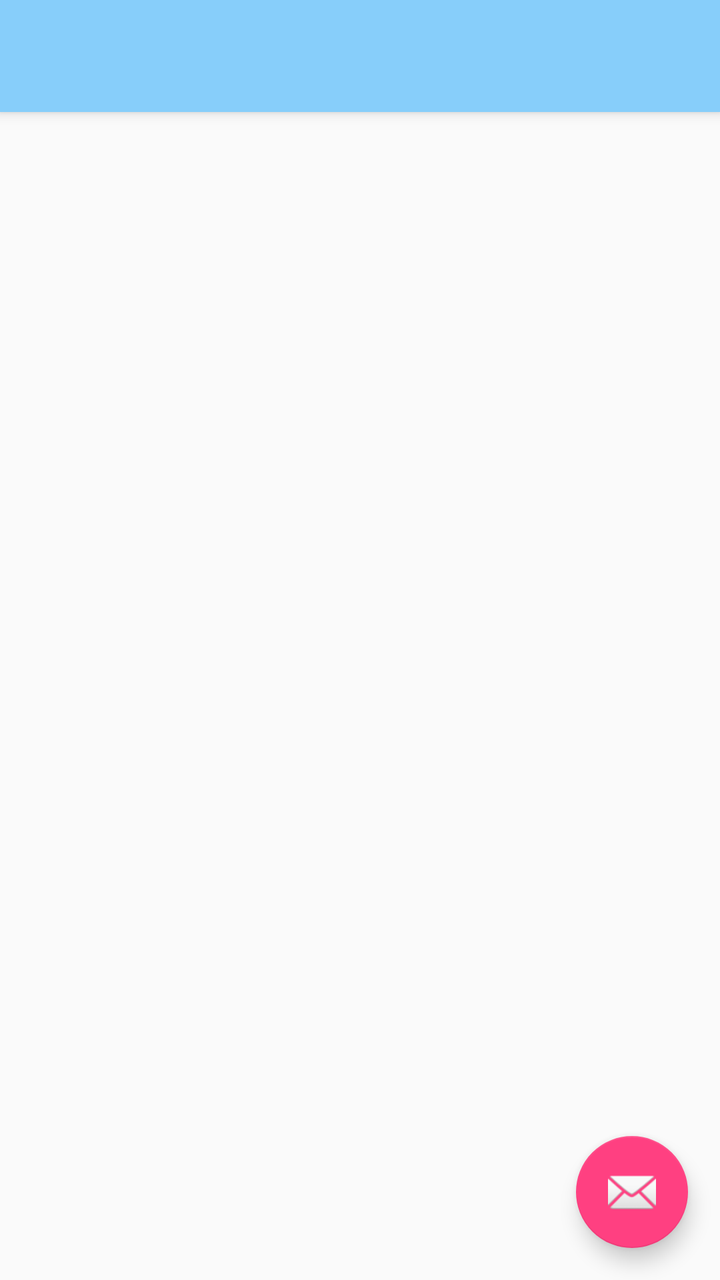
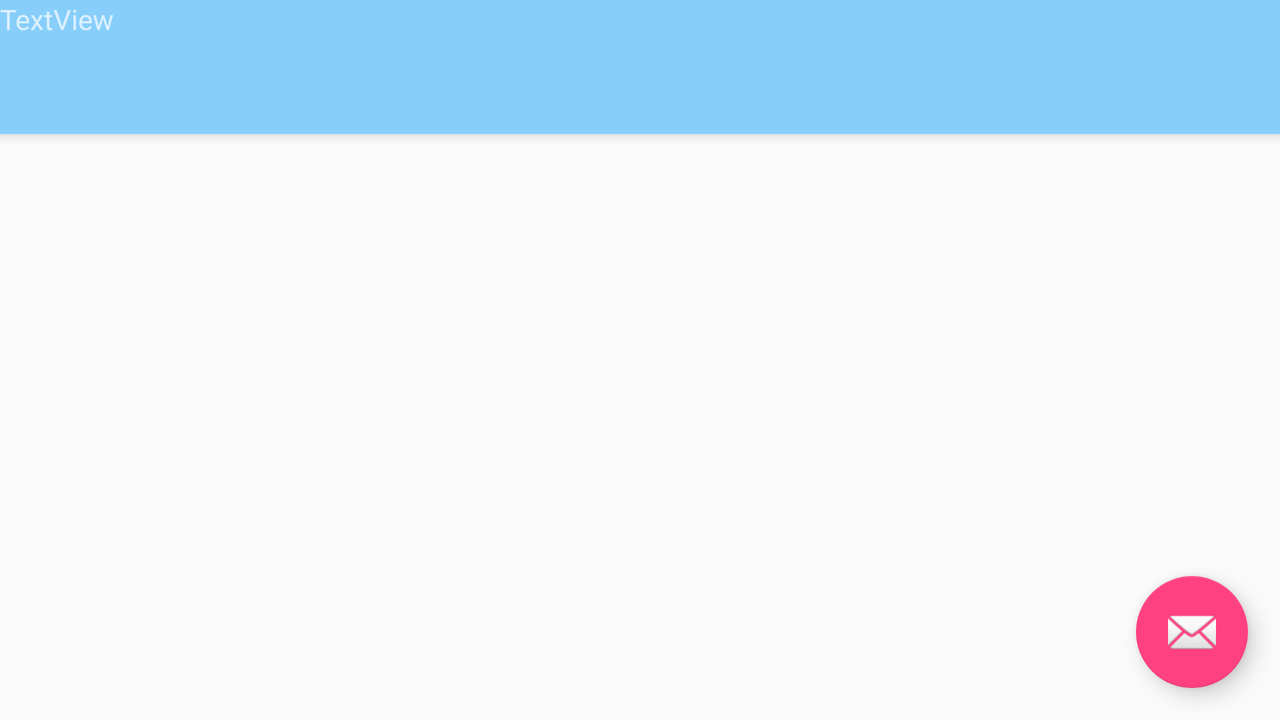

Two renders of one Android screen. The first uses the default layout on a phone; the second uses the alternative layout the repository ships for a different screen configuration, on a matching device. The two XML files are below.
<!-- AndroidManifest.xml: application theme AppTheme -->
<!-- res/layout/activity_user_journal.xml -->
<?xml version="1.0" encoding="utf-8"?>
<android.support.design.widget.CoordinatorLayout xmlns:android="http://schemas.android.com/apk/res/android"
    xmlns:app="http://schemas.android.com/apk/res-auto"
    xmlns:tools="http://schemas.android.com/tools"
    android:layout_width="match_parent"
    android:layout_height="match_parent"
    android:fitsSystemWindows="true"
    tools:context="com.smeargles.moody.user_journal">

    <android.support.design.widget.AppBarLayout
        android:layout_width="match_parent"
        android:layout_height="wrap_content"
        android:theme="@style/AppTheme.AppBarOverlay">

        <android.support.v7.widget.Toolbar
            android:id="@+id/toolbar"
            android:layout_width="match_parent"
            android:layout_height="?attr/actionBarSize"
            android:background="?attr/colorPrimary"
            app:popupTheme="@style/AppTheme.PopupOverlay" />

    </android.support.design.widget.AppBarLayout>

    <include layout="@layout/content_user_journal" />

    <android.support.design.widget.FloatingActionButton
        android:id="@+id/fab"
        android:layout_width="wrap_content"
        android:layout_height="wrap_content"
        android:layout_gravity="bottom|end"
        android:layout_margin="@dimen/fab_margin"
        app:srcCompat="@android:drawable/ic_dialog_email" />

</android.support.design.widget.CoordinatorLayout>
<!-- res/layout/content_user_journal.xml (included above) -->
<?xml version="1.0" encoding="utf-8"?>
<RelativeLayout xmlns:android="http://schemas.android.com/apk/res/android"
    xmlns:app="http://schemas.android.com/apk/res-auto"
    xmlns:tools="http://schemas.android.com/tools"
    android:id="@+id/content_user_journal"
    android:layout_width="match_parent"
    android:layout_height="match_parent"
    android:paddingBottom="@dimen/activity_vertical_margin"
    android:paddingLeft="@dimen/activity_horizontal_margin"
    android:paddingRight="@dimen/activity_horizontal_margin"
    android:paddingTop="@dimen/activity_vertical_margin"
    app:layout_behavior="@string/appbar_scrolling_view_behavior"
    tools:context="com.smeargles.moody.user_journal"
    tools:showIn="@layout/activity_user_journal">

</RelativeLayout>
<!-- resources referenced by this layout -->
<resources>
  <dimen name="activity_horizontal_margin">16dp</dimen>
  <dimen name="activity_vertical_margin">16dp</dimen>
  <dimen name="fab_margin">16dp</dimen>
  <style name="AppTheme.AppBarOverlay" parent="ThemeOverlay.AppCompat.Dark.ActionBar" />
  <style name="AppTheme.PopupOverlay" parent="ThemeOverlay.AppCompat.Light" />
  <style name="AppTheme" parent="Theme.AppCompat.Light.DarkActionBar">
          
          <item name="colorPrimary">@color/colorPrimary</item>
          <item name="colorPrimaryDark">@color/colorPrimaryDark</item>
          <item name="colorAccent">@color/colorAccent</item>
      </style>
  <color name="colorPrimary">#87cefa</color>
  <color name="colorPrimaryDark">#6295b5</color>
  <color name="colorAccent">#FF4081</color>
</resources>
<!-- res/layout-land/activity_user_journal.xml (the author's variant of the layout above) -->
<!-- drawn on the phone turned sideways -->
<?xml version="1.0" encoding="utf-8"?>
<android.support.design.widget.CoordinatorLayout
    xmlns:android="http://schemas.android.com/apk/res/android"
    xmlns:app="http://schemas.android.com/apk/res-auto"
    xmlns:tools="http://schemas.android.com/tools"
    android:layout_width="match_parent"
    android:layout_height="match_parent"
    android:fitsSystemWindows="true"
    tools:context="com.smeargles.moody.user_journal">

    <android.support.design.widget.AppBarLayout
        android:layout_width="match_parent"
        android:layout_height="wrap_content"
        android:theme="@style/AppTheme.AppBarOverlay">

        <TextView
            android:text="TextView"
            android:layout_width="wrap_content"
            android:layout_height="wrap_content"
            android:id="@+id/textView3"
            android:layout_weight="1" />

        <android.support.v7.widget.Toolbar
            android:id="@+id/toolbar"
            android:layout_width="match_parent"
            android:layout_height="?attr/actionBarSize"
            android:background="?attr/colorPrimary"
            app:popupTheme="@style/AppTheme.PopupOverlay" />

    </android.support.design.widget.AppBarLayout>

    <include layout="@layout/content_user_journal"
        android:layout_height="464dp" />

    <android.support.design.widget.FloatingActionButton
        android:id="@+id/fab"
        android:layout_width="wrap_content"
        android:layout_height="wrap_content"
        android:layout_gravity="bottom|end"
        android:layout_margin="@dimen/fab_margin"
        app:srcCompat="@android:drawable/ic_dialog_email" />

</android.support.design.widget.CoordinatorLayout>
<!-- res/layout/activity_user_journal.xml (included above) -->
<?xml version="1.0" encoding="utf-8"?>
<android.support.design.widget.CoordinatorLayout xmlns:android="http://schemas.android.com/apk/res/android"
    xmlns:app="http://schemas.android.com/apk/res-auto"
    xmlns:tools="http://schemas.android.com/tools"
    android:layout_width="match_parent"
    android:layout_height="match_parent"
    android:fitsSystemWindows="true"
    tools:context="com.smeargles.moody.user_journal">

    <android.support.design.widget.AppBarLayout
        android:layout_width="match_parent"
        android:layout_height="wrap_content"
        android:theme="@style/AppTheme.AppBarOverlay">

        <android.support.v7.widget.Toolbar
            android:id="@+id/toolbar"
            android:layout_width="match_parent"
            android:layout_height="?attr/actionBarSize"
            android:background="?attr/colorPrimary"
            app:popupTheme="@style/AppTheme.PopupOverlay" />

    </android.support.design.widget.AppBarLayout>

    <include layout="@layout/content_user_journal" />

    <android.support.design.widget.FloatingActionButton
        android:id="@+id/fab"
        android:layout_width="wrap_content"
        android:layout_height="wrap_content"
        android:layout_gravity="bottom|end"
        android:layout_margin="@dimen/fab_margin"
        app:srcCompat="@android:drawable/ic_dialog_email" />

</android.support.design.widget.CoordinatorLayout>
